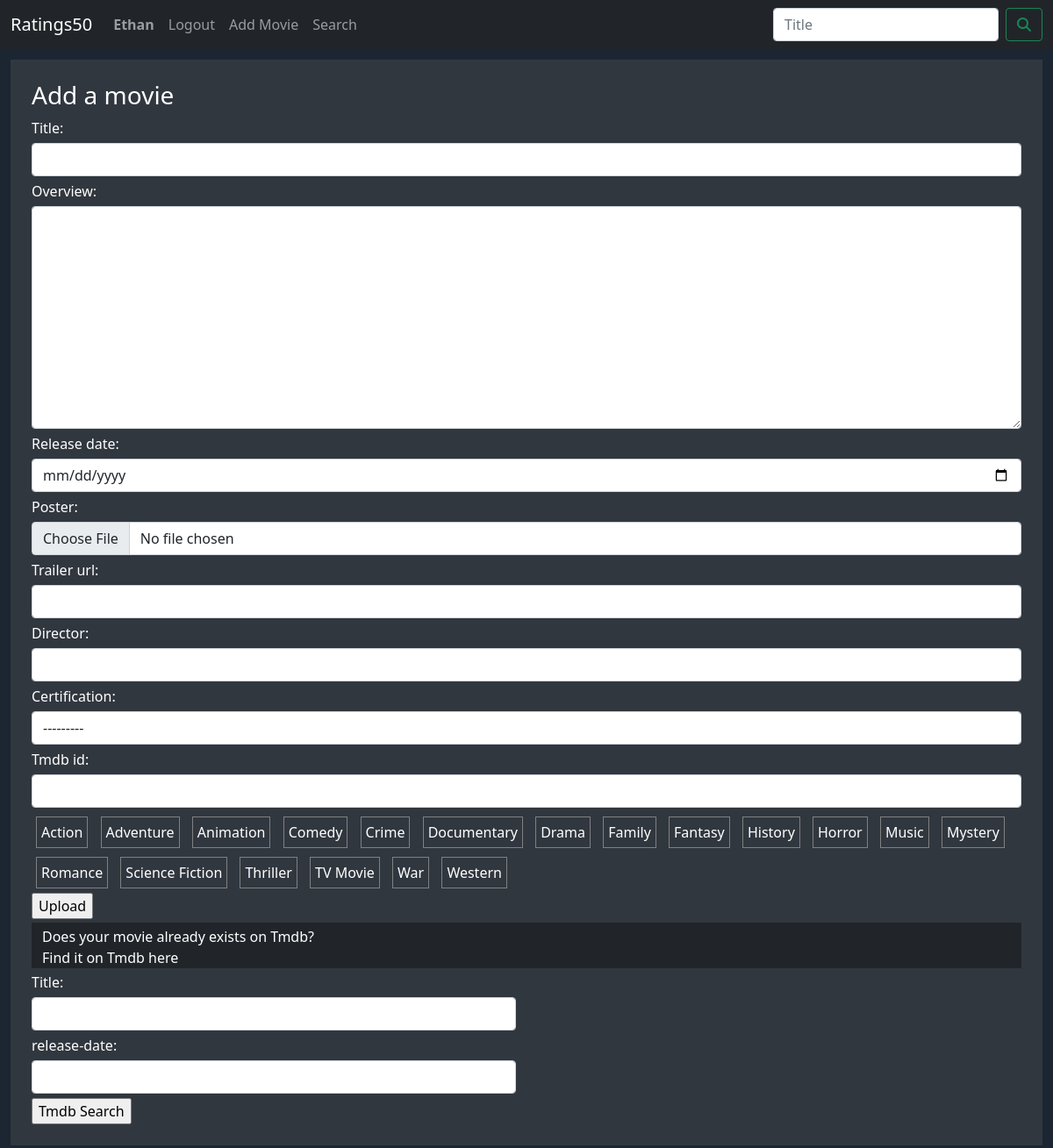
Page /ratings50/new (signed in) on the committed database.
### ratings50/models.py (models this page shows)
class User(AbstractUser):
    pass

class Genre(models.Model):
    name = models.CharField(max_length=64)
    def __str__(self):
        return f"{self.name}"

### ratings50/views.py (the view, shortened to what this page needs)
# urls.py: path('new', views.new_movie, name='new'),
@login_required(login_url='login')
def new_movie(request):
    return render(request, "ratings50/movie_form.html", {'form': MovieForm(), 'new': True})

### ratings50/views.py
class MovieForm(forms.ModelForm):
    class Meta:
        model = Movie
        fields = ['title', 'overview', 'release_date', 'poster', 'trailer_url', 'director', 'certification', 'genre', 'tmdb_id']
        widgets = {
            'release_date': forms.DateInput(attrs={'type': 'date'}),
            'genre' : forms.CheckboxSelectMultiple(),
            'overview': forms.Textarea(),
        }

### ratings50/models.py (called while the page is built)
    def __str__(self):
        return f"{self.name}"

### ratings50/templates/ratings50/movie_form.html (shortened to what this page needs)
{% extends "ratings50/layout.html" %}
{% load static %}
{% load widget_tweaks %}
{% block body %}
    <div class="form-body">
        {% if new %}
            <h3>Add a movie</h3>
            <form action="{% url 'new' %}" enctype="multipart/form-data" method="post">
        {% else %}
            <h3>Edit</h3>
            <form action="{% url 'edit' movie_id %}" enctype="multipart/form-data" method="post">
        {% endif %}
            {% for field in form %}
                {% if field != form.genre %}
                    <div class="form-group">
                        <label for="{{ field.id }}">{{ field.label }}:</label>
                        {% render_field field class='form-control' %}
                    </div>
                {% endif %}
            {% endfor %}
            <div class="genre-boxes">
                {% for genre in form.genre %}
                    <div class="genre">
                        {{ genre }}
                    </div>
                {% endfor %}
            </div>
            <input type="submit" value="Upload">
        </form>
        <div class="container-fluid bg-dark text-white pt-1 my-1">
            Does your movie already exists on Tmdb? <br>
            Find it on Tmdb here
        </div>
        <div class="row">
            <div class="col-sm-6">
                    <label for="tmdb-title">Title:</label>
                    <input class="form-control" type="text" id="tmdb-title">
                    <label for="tmdb-year">release-date:</label>
                    <input class="form-control" type="number" id="tmdb-year">
                    <input type="submit" value="Tmdb Search" id="tmdb-search">
            </div>
            <div class="col" id="tmdb-results">
            </div>
        </div>
    </div>
{% endblock %}

### ratings50/templates/ratings50/layout.html (shortened to what this page needs)
{% load static %}
<!DOCTYPE html>
<html lang="en">
    <head>
        <link href="https://cdn.jsdelivr.net/npm/bootstrap@5.1.3/dist/css/bootstrap.min.css" rel="stylesheet">
        <link href="{% static 'ratings50/style.css' %}" rel="stylesheet">
    </head>
    <body class="page-body">
          <nav class="navbar navbar-expand-lg navbar-dark bg-dark">
            <div class="container-fluid">
              <a class="navbar-brand" href="{% url 'index' %}">Ratings50</a>
              <div class="collapse navbar-collapse" id="navbarSupportedContent">
                <ul class="navbar-nav me-auto mb-2 mb-lg-0">
                  {% if user.is_authenticated %}
                    <li class="nav-item">
                      <a class="nav-link" id="self-profile" data-username="{{ user.username }}"><strong>{{ user.username }}</strong></a>
                    </li>
                    <li class="nav-item">
                      <a class="nav-link" href="{% url 'logout' %}">Logout</a>
                    </li>
                    <li class="nav-item">
                      <a class="nav-link" href="{% url 'new' %}">Add Movie</a>
                    </li>
                  {% endif %}
                      <li class="nav-item">
                        <a class="nav-link" href="{% url 'search' %}">Search</a>
                      </li>
                </ul>
                <form class="d-flex" action="{% url 'search' %}" method="post">
                  <input name="title" class="form-control me-2" type="search" placeholder="Title" aria-label="Search">
                  <button class="btn btn-outline-success" type="submit">
                    <i class="fa-solid fa-magnifying-glass"></i>
                  </button>
                </form>
              </div>
            </div>
          </nav>
          {% block body %}
          {% endblock %}
    </body>
</html>

### ratings50/static/ratings50/style.css (style rules this page uses)
.page-body { background-color: #1b2632; }
.form-body, .search-form { background-color: #31373f; padding: 2%; margin: 1%; color: white; }
.form-body label, .search-form label { color: white; }
.form-body .form-control, .search-form .form-control { margin-top: 5px; margin-bottom: 5px; }
.form-body .genre-boxes .genre, .search-form .genre-boxes .genre { display: inline-block; padding: 5px; margin: 5px; border: solid grey 1px; background-color: #31373f; }
.form-body .form-group, .search-form .form-group { color: white; }

### rows in the picture
User: username "Ethan"
Genre: genre "Action"
Genre: genre "Adventure"
Genre: genre "Animation"
Genre: genre "Comedy"
Genre: genre "Crime"
Genre: genre "Documentary"
Genre: genre "Drama"
Genre: genre "Family"
Genre: genre "Fantasy"
Genre: genre "History"
Genre: genre "Horror"
Genre: genre "Music"
Genre: genre "Mystery"
Genre: genre "Romance"
Genre: genre "Science Fiction"
Genre: genre "Thriller"
Genre: genre "TV Movie"
Genre: genre "War"
Genre: genre "Western"

### other values in the picture
{{ field.label }} "Title" "Overview" "Release date" "Poster" "Trailer url" "Director" "Certification" "Tmdb id"
